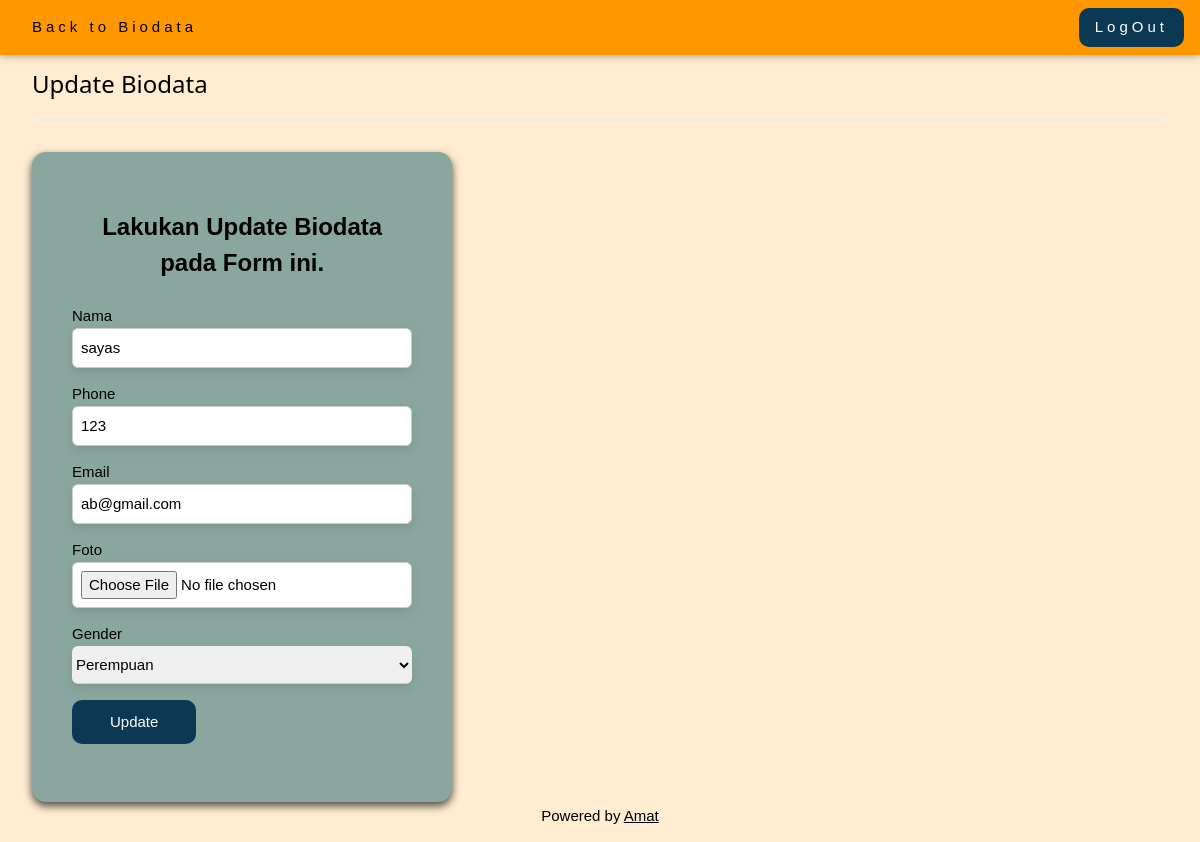
The page /update.php?id=1 (signed in) on the database its author committed.
### tables this page shows
CREATE TABLE `biodata` (
  `id` int(11) NOT NULL,
  `nama` varchar(50) DEFAULT '0',
  `phone` varchar(50) DEFAULT '0',
  `email` varchar(50) DEFAULT '0',
  `foto` varchar(50) DEFAULT '0',
  `gender` varchar(50) DEFAULT '0'
);

### update.php (the view, shortened to what this page needs)
<?php
if (!isset($_SESSION["user"])) {
    echo "<script>alert('Session anda belum terdaftar, silakan login kembali'); document.location='login.php';</script>";
} else {
    include "config/koneksi.php";
    $id = $_GET['id'];
    $sql = "SELECT * FROM biodata WHERE id=$id";
    $result = mysqli_query($conn, $sql);
    $row = mysqli_fetch_assoc($result);
?>
<!DOCTYPE html>
<html>
<link rel="stylesheet" href="asset/css/w3.css">
<body>
<div class="w3-top">
  <div class="w3-bar w3-orange w3-wide w3-padding w3-card">
    <a href="updatebiodata.php" class="w3-bar-item w3-button w3-orange">Back to Biodata</a>
    <a href="logout.php" class="w3-bar-item w3-button w3-right">LogOut</a>
  </div>
</div>
<div class="w3-content w3-padding" style="max-width:1564px ">
  <div class="w3-container w3-padding-32" id="contact">
    <h3 class="w3-border-bottom w3-border-light-grey w3-padding-16">Update Biodata</h3>
    <br>
    <div class="w3-row"><br>
      <p class="peringatan">Lakukan Update Biodata pada Form ini.</p>
      <form class="" action="updatebiodata.php" method="post" enctype="multipart/form-data">
      <p><label>Nama</label>
      <input class="w3-input w3-border" name="nama" type="text" value="<?php echo $row['nama']; ?>" placeholder="Masukkan nama lengkap"></p>
      <p><label>Phone</label>
      <input class="w3-input w3-border " name="phone" type="text" value="<?php echo $row['phone']; ?>" placeholder="+62"></p>
      <p><label>Email</label>
      <input class="w3-input w3-border" name="email" type="text" value="<?php echo $row['email']; ?>" placeholder="Masukkan gmail anda"></p>
      <p><label>Foto </label>
      <input class="w3-input w3-border w3-white" name="filefoto" type="file" placeholder="Input Image"></p>
      <p><label>Gender</label>
      <select class="w3-select" name="gender">
        <option value="P" <?php if ($row['gender'] == 'P') echo 'selected'; ?>>Perempuan</option>
      </select>
      <input class="w3-button w3-section" type="submit" name="submit" value="Update">
      </form>
    </div>
  </div>
</div>
<footer class="w3-bottom w3-center w3-#FFECD1 w3-padding-5">
  <p>Powered by <a href="Eror.php" title="W3.CSS" target="_blank" class="w3-hover-text-blue">Amat</a></p>
</footer>
</body>
</html>
<?php
}
?>

### asset/css/w3.css (style rules this page uses)
*,*:before,*:after { box-sizing:inherit }
html { -ms-text-size-adjust:100%;-webkit-text-size-adjust:100% }
body { margin:0 }
article,aside,details,figcaption,figure,footer,header,main,menu,nav,section,summary { display:block }
a { background-color:transparent;-webkit-text-decoration-skip:objects }
button,input,select,textarea { font:inherit;margin:0 }
button,input { overflow:visible }
button,select { text-transform:none }
button,html [type=button],[type=reset],[type=submit] { -webkit-appearance:button }
html,body { font-family:Verdana,sans-serif;font-size:15px;line-height:1.5 }
html { overflow-x:hidden }
h3 { font-size:24px }
h1,h2,h3,h4,h5,h6 { font-family:"Segoe UI",Arial,sans-serif;font-weight:400;margin:10px 0 }
.w3-wide { letter-spacing:4px }
a { color:inherit }
.w3-btn,.w3-button { border:none;display:inline-block;padding:8px 16px;vertical-align:middle;overflow:hidden;text-decoration:none;color:inherit;background-color:inherit;text-align:center;cursor:pointer;white-space:nowrap }
.w3-btn,.w3-button { -webkit-touch-callout:none;-webkit-user-select:none;-khtml-user-select:none;-moz-user-select:none;-ms-user-select:none;user-select:none }
.w3-input { padding:8px;display:block;border:none;border-bottom:1px solid #ccc;width:100% }
.w3-select { padding:9px 0;width:100%;border:none;border-bottom:1px solid #ccc }
.w3-bar { width:100%;overflow:hidden }
.w3-bar .w3-bar-item { padding:8px 16px;float:left;width:auto;border:none;display:block;outline:0 }
.w3-bar .w3-button { white-space:normal }
.w3-container:after,.w3-container:before,.w3-panel:after,.w3-panel:before,.w3-row:after,.w3-row:before,.w3-row-padding:after,.w3-row-padding:before, .w3-cell-row:before,.w3-cell-row:after,.w3-clear:after,.w3-clear:before,.w3-bar:before,.w3-bar:after { content:"";display:table;clear:both }
.w3-content,.w3-auto { margin-left:auto;margin-right:auto }
.w3-content { max-width:980px }
.w3-top,.w3-bottom { position:fixed;width:100%;z-index:1 }
.w3-top { top:0 }
.w3-bottom { bottom:0 }
.w3-container,.w3-panel { padding:0.01em 16px }
.w3-card,.w3-card-2 { box-shadow:0 2px 5px 0 rgba(0,0,0,0.16),0 2px 10px 0 rgba(0,0,0,0.12) }
.w3-center { text-align:center!important }
.w3-border { border:1px solid #ccc!important }
.w3-border-bottom { border-bottom:1px solid #ccc!important }
.w3-section,.w3-code { margin-top:16px!important;margin-bottom:16px!important }
.w3-padding { padding:8px 16px!important }
.w3-padding-16 { padding-top:16px!important;padding-bottom:16px!important }
.w3-padding-32 { padding-top:32px!important;padding-bottom:32px!important }
.w3-right { float:right!important }
.w3-orange,.w3-hover-orange:hover { color:#000!important;background-color:#ff9800!important }
.w3-white,.w3-hover-white:hover { color:#000!important;background-color:#fff!important }
.w3-border-light-grey,.w3-hover-border-light-grey:hover,.w3-border-light-gray,.w3-hover-border-light-gray:hover { border-color:#f1f1f1!important }

### update.php (style rules this page uses)
body { background-color: #FFECD1; }
.w3-button { background-color: #0B3954; color: white; padding: 11px 38px; border-radius: 10px; transition: 0.3s; }
.w3-row { border-radius: 14px; background-color: #8AA79F; padding: 11px 40px; height: 650px; width: 37%; box-shadow: 0 4px 8px 0 rgba(0, 0, 0, 0.7); }
.peringatan { text-align: center; color: black; font-weight: bold; font-size: 24px; }
.w3-input { border-radius: 6px; box-shadow: 0 4px 8px 0 rgba(0, 0, 0, 0.1); }
.w3-select { border-radius: 6px; box-shadow: 0 4px 8px 0 rgba(0, 0, 0, 0.1); }

### rows shown on the page
biodata: nama "sayas", phone "123", email "ab@gmail.com", gender "Perempuan"
